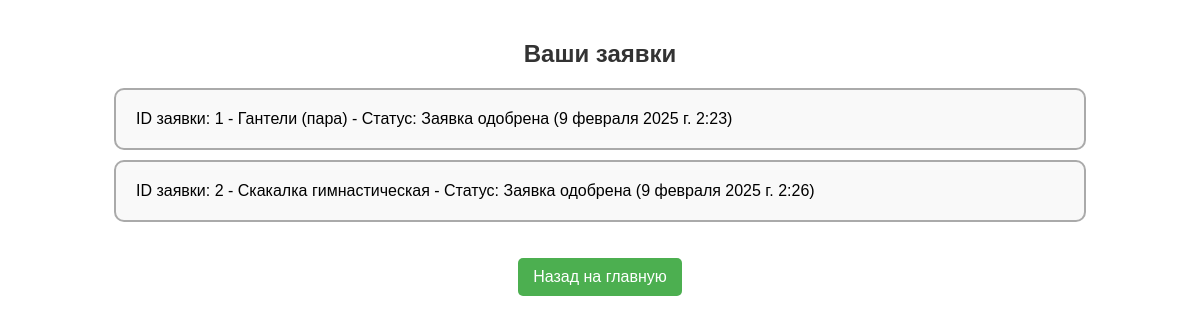
/inventory/track_requests/ (signed in), run on the app's committed database.
### invpage/models.py (models this page shows, shortened)
class InventoryRequest(models.Model):
    user = models.ForeignKey(settings.AUTH_USER_MODEL, on_delete=models.CASCADE, verbose_name=_("Пользователь"))
    item = models.ForeignKey(InventoryItem, on_delete=models.CASCADE, verbose_name=_("Предмет"))
    status = models.CharField(max_length=50, default='В ожидании', verbose_name=_("Статус"))
    created_at = models.DateTimeField(auto_now_add=True, verbose_name=_("Дата создания"))
    request_id = models.AutoField(primary_key=True)
    quantity = models.PositiveIntegerField(default=0, verbose_name=_("Количество"))
    class Meta:
        verbose_name = _("запрос на инвентарь")
        verbose_name_plural = _("Запросы на инвентарь")

class InventoryItem(models.Model):
    name = models.CharField(max_length=255, verbose_name=_("Название"))
    description = models.TextField(verbose_name=_("Описание"))
    status = models.CharField(max_length=50, default='Исправен', verbose_name=_("Статус"))
    item_id = models.AutoField(primary_key=True)
    quantity = models.PositiveIntegerField(default=0, verbose_name=_("Количество"))
    class Meta:
        verbose_name = _("предмет инвентаря")
        verbose_name_plural = _("Предметы инвентаря")

### invpage/views.py (the view)
# urls.py: path('track_requests/', track_requests, name='track_requests'),
@login_required
def track_requests(request):
    requests = InventoryRequest.objects.filter(user=request.user)
    return render(request, 'invpage/track_requests.html', {'requests': requests})

### invpage/templates/invpage/track_requests.html (shortened to what this page needs)
{% load static %}
<!DOCTYPE html>
<html lang="en">
<head>
    <link rel="stylesheet" href="{% static 'invpage/css/inv.css' %}">
    <link rel="stylesheet" href="{% static 'invpage/css/track.css' %}">
</head>
<body>
    <h1>Ваши заявки</h1>
    <ul>
        {% for request in requests %}
            <li>ID заявки: {{ request.request_id }} - {{ request.item.name }} - Статус: {{ request.status }} ({{ request.created_at }})</li>
        {% empty %}
            <li>У вас нет заявок.</li>
        {% endfor %}
    </ul>
    <div class="button-container">
    <a href="{% url 'index' %}">Назад на главную</a>
    </div>
</body>
</html>

### invpage/static/invpage/css/inv.css (style rules this page uses)
h1 { text-align: center; margin: 20px 0; font-size: 24px; color: #2c3e50; }
body { font-family: Arial, sans-serif; margin: 0; padding: 0; }

### invpage/static/invpage/css/track.css (style rules this page uses)
body { font-family: Arial, sans-serif; margin: 0; padding: 20px; }
h1 { color: #333; margin-bottom: 20px; text-align: center; }
ul { list-style-type: none; padding: 0; }
ul li { border: 2px solid #aaa; border-radius: 10px; background-color: #f9f9f9; padding: 20px; width: 80%; margin: 10px auto; display: flex; flex-direction: column; justify-content: center; align-items: flex-start; }
a { display: inline-block; margin-top: 20px; padding: 10px 15px; background-color: #4CAF50; color: white; text-decoration: none; border-radius: 5px; text-align: center; }
.button-container { text-align: center; margin-bottom: 20px; }

### data on the page
InventoryRequest: request_id "1", item.name "Гантели (пара)", status "Заявка одобрена", created_at "9 февраля 2025 г. 2:23"
InventoryRequest: request_id "2", item.name "Скакалка гимнастическая", status "Заявка одобрена", created_at "9 февраля 2025 г. 2:26"
